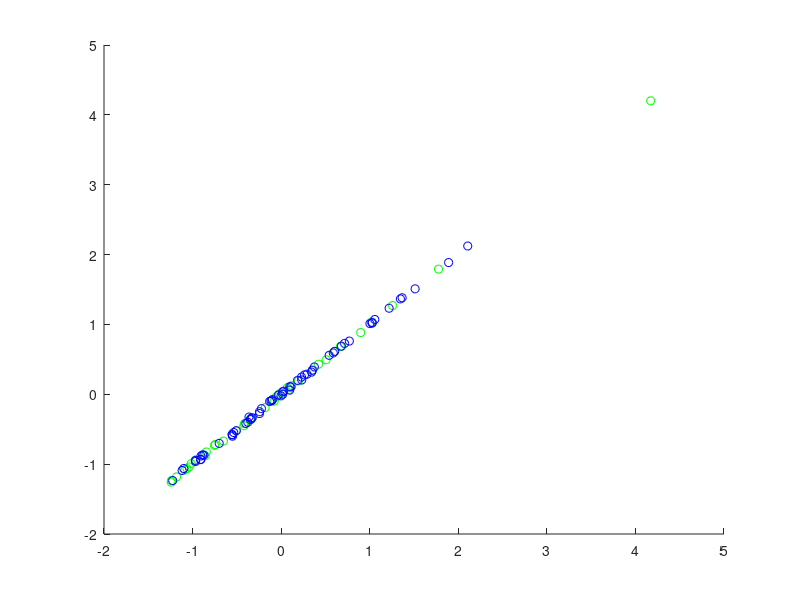

This chart was generated by the following MATLAB code: (Note: this script raises an error after producing the figure.)
function[] = draw_clusterpath_svm_pen()
n = 3089;
d=2;
A = load('data_for_draw_svmguide.mat'); 
A = A.data_for_draw;
A = A(1:100,:);
centers = load('centers_svmguide.mat');
centers = centers.centers;
temp = transpose(1:100);
%centers = centers([temp; n+temp; 2*n+temp; 3*n+temp; 4*n+temp],:);
centers = centers([temp; n+temp],:);
true_label = load('true_label_svmguide.mat');
true_label = true_label.true_label;
true_label = true_label +1;
true_label = true_label(1:100,:);
num_level = 5;
n = 100;


for  i=1:num_level
    start_id = (i-1)*n+1;
    end_id = i*n;
    if i == 1
        draw_cluster(A(start_id:end_id,:),centers(start_id:end_id,:),i,true_label);
    else
        old_start_id = start_id-n;
        old_end_id = end_id - n;
        draw_cluster(centers(old_start_id:old_end_id,:),centers(start_id:end_id,:),i,true_label);
    end
end

end


function[] = draw_cluster(source,dest,level,true_label)
[n,d] = size(source);
hold on;
if level == 1
    num_clusters = max(true_label);
    colors = ['g','b','c','k','y'];
    for i = 1:num_clusters
        scatter(source(true_label==i,1),source(true_label==i,2),[],colors(1,i));
        %set(gca,'yscale','log');
        %set(gca,'xscale','log');
    end
    pax=gca;
    pax.FontSize = 15;
    xlabel('First principal component');%for iris dataset
    ylabel('Second principal component');%for iris dataset
    %xlabel('Feature 1');% for moon dataset
    %ylabel('Feature 2');%for moon dataset
end
hold on;
for i =1:n
    point1=[source(i,1) dest(i,1)];
    point2=[source(i,2) dest(i,2)];
    plot(point1, point2, '-r');
end

end




























